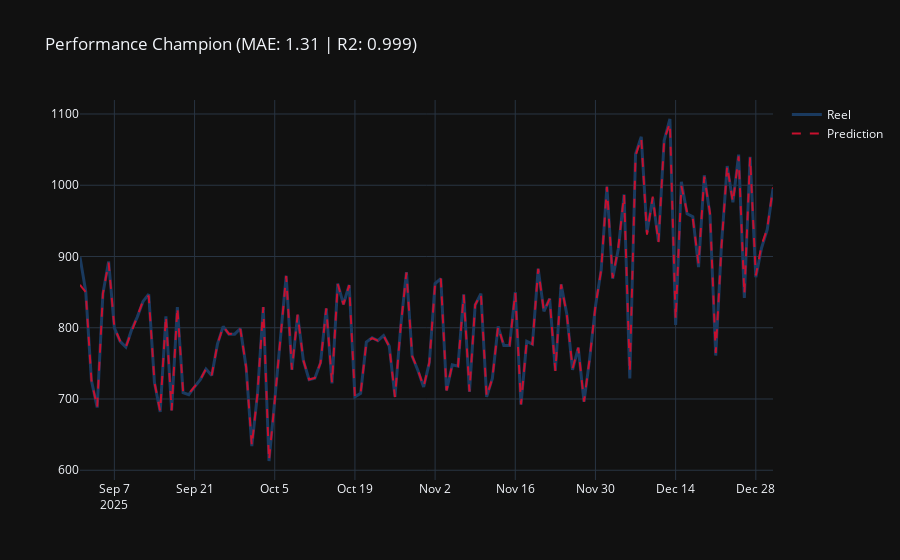

The notebook cell saved with this chart:
### Code cell
# Visualisation Temporelle
fig = px.line(title=f"Performance Champion (MAE: {mae:.2f} | R2: {r2:.3f})")
fig.add_scatter(x=y_eval.index, y=y_eval, name="Reel", line=dict(color="#1a3a5f", width=3))
fig.add_scatter(x=y_eval.index, y=preds, name="Prediction", line=dict(color="#c8102e", dash="dash"))
fig.update_layout(template="plotly_dark")
fig.show()
